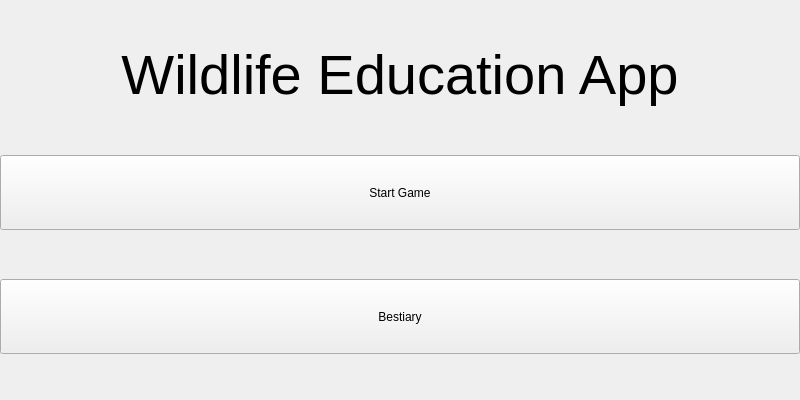
      <widget class="QWidget" name="mainMenu">
       <layout class="QHBoxLayout" name="mainMenuLayout">
        <property name="spacing">
         <number>6</number>
        </property>
        <property name="leftMargin">
         <number>0</number>
        </property>
        <property name="topMargin">
         <number>0</number>
        </property>
        <property name="rightMargin">
         <number>0</number>
        </property>
        <property name="bottomMargin">
         <number>0</number>
        </property>
        <item>
         <widget class="QWidget" name="mainMenuContents" native="true">
          <property name="sizePolicy">
           <sizepolicy hsizetype="Fixed" vsizetype="Fixed">
            <horstretch>0</horstretch>
            <verstretch>0</verstretch>
           </sizepolicy>
          </property>
          <property name="minimumSize">
           <size>
            <width>800</width>
            <height>400</height>
           </size>
          </property>
          <layout class="QVBoxLayout" name="mainMenuContentsLayout">
           <property name="leftMargin">
            <number>0</number>
           </property>
           <property name="topMargin">
            <number>0</number>
           </property>
           <property name="rightMargin">
            <number>0</number>
           </property>
           <property name="bottomMargin">
            <number>0</number>
           </property>
           <item>
            <widget class="QLabel" name="titleLabel">
             <property name="sizePolicy">
              <sizepolicy hsizetype="Preferred" vsizetype="Fixed">
               <horstretch>0</horstretch>
               <verstretch>0</verstretch>
              </sizepolicy>
             </property>
             <property name="font">
              <font>
               <pointsize>42</pointsize>
              </font>
             </property>
             <property name="text">
              <string>Wildlife Education App</string>
             </property>
             <property name="alignment">
              <set>Qt::AlignCenter</set>
             </property>
            </widget>
           </item>
           <item>
            <widget class="QPushButton" name="startGameButton">
             <property name="sizePolicy">
              <sizepolicy hsizetype="Minimum" vsizetype="Fixed">
               <horstretch>0</horstretch>
               <verstretch>0</verstretch>
              </sizepolicy>
             </property>
             <property name="minimumSize">
              <size>
               <width>0</width>
               <height>75</height>
              </size>
             </property>
             <property name="text">
              <string>Start Game</string>
             </property>
            </widget>
           </item>
           <item>
            <widget class="QPushButton" name="bestiaryButton">
             <property name="sizePolicy">
              <sizepolicy hsizetype="Minimum" vsizetype="Fixed">
               <horstretch>0</horstretch>
               <verstretch>0</verstretch>
              </sizepolicy>
             </property>
             <property name="minimumSize">
              <size>
               <width>0</width>
               <height>75</height>
              </size>
             </property>
             <property name="text">
              <string>Bestiary</string>
             </property>
            </widget>
           </item>
          </layout>
         </widget>
        </item>
       </layout>
      </widget>
